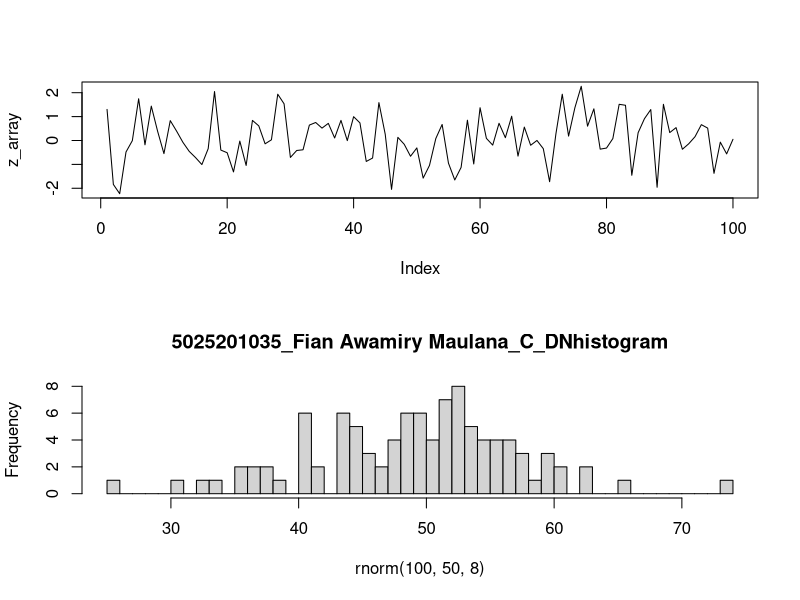

Here is the R script that generated this plot:
#A
n = 100
m = 50
sd = 8
x1 = 0
x2 = 0

par(mfrow = c(2,1))
data = rnorm(n=n, mean=m, sd=sd)
z_array = c()

for (d in data)
{
  z = (d - m)/sd
  z_array = append(z_array, z)
  
  if (d < m)
  {
    x1 = x1 + 1
  }
  else
  {
    x2 = x2 + 1
  }
}

result = plot(z_array, type='l')
paste("Rata-rata adalah", m)
paste("x1 adalah", x1)
paste("x2 adalah", x2)



#B
h = hist(rnorm(100, 50, 8), breaks = 50, main="5025201035_Fian Awamiry Maulana_C_DNhistogram")

#C
varian = sd * sd
paste("varian adalah", varian)